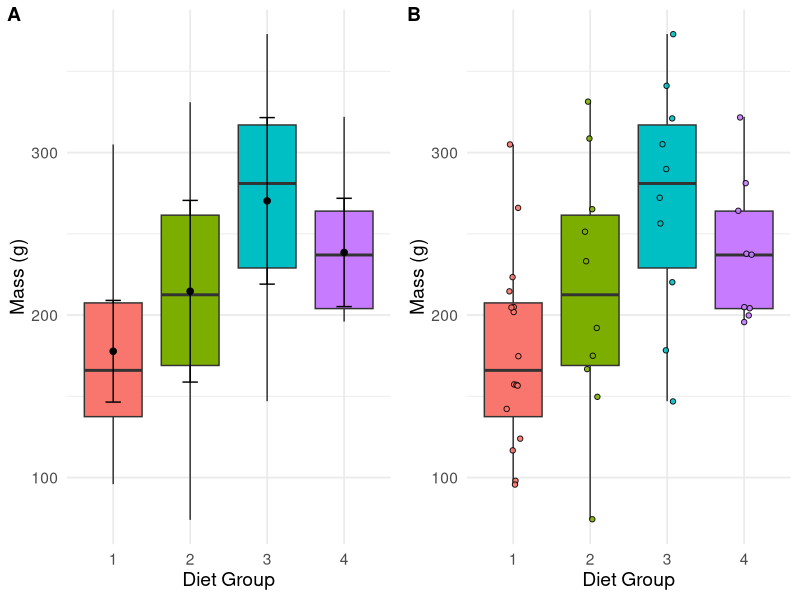
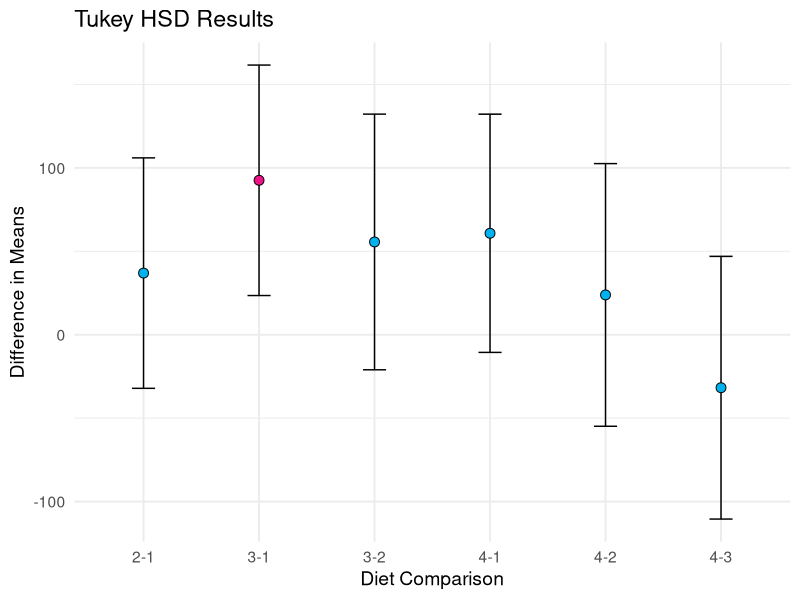

Generate these figures, in order, with R:
## ---- chunk 1
#| fig-cap: "Chick weight at day 21 by diet (boxplot with mean and CI)."
library(tidyverse)
library(ggpubr)

# Filter the data for Day 21
chicks <- as_tibble(ChickWeight)
chicks_day21 <- chicks %>% 
  filter(Time == 21)

# Create the plot
plt1 <- ggplot(chicks_day21, aes(x = Diet, y = weight, fill = Diet)) +
  geom_boxplot(alpha = 1.0, outlier.shape = NA) +
  stat_summary(fun = mean, geom = "point", shape = 20, size = 3, colour = "black") +
  stat_summary(fun.data = mean_cl_normal, geom = "errorbar", width = 0.2, colour = "black") +
  theme_minimal(base_size = 14) +
  labs(
    x = "Diet Group",
    y = "Mass (g)"
  ) +
  theme(legend.position = "none")

# Or one with the raw data points included
plt2 <- ggplot(chicks_day21, aes(x = Diet, y = weight, fill = Diet)) +
  geom_boxplot(alpha = 1.0, outlier.shape = NA) +
  geom_jitter(aes(fill = Diet), shape = 21, colour = "black", alpha = 0.9, width = 0.1) +
  theme_minimal(base_size = 14) +
  labs(
    x = "Diet Group",
    y = "Mass (g)"
  ) +
  theme(legend.position = "none")

# Arrange the plots side by side
ggarrange(plt1, plt2, ncol = 2, labels = c("A", "B")) +
  theme(plot.title = element_text(hjust = 0.5))
## ---- chunk 2
chicks.aov1 <- aov(weight ~ Diet, data = filter(chicks, Time == 21))
TukeyHSD(chicks.aov1)
## ---- chunk 3
#| fig-cap: "Tukey results as data frame."
# Create a data frame from the Tukey HSD results
tukey_results <- as.data.frame(TukeyHSD(chicks.aov1)$Diet)
tukey_results <- tukey_results %>%
  rownames_to_column(var = "Comparison")

# Create the plot
ggplot(tukey_results, aes(x = Comparison, y = diff)) +
  geom_errorbar(aes(ymin = lwr, ymax = upr), width = 0.2) +
  geom_point(aes(fill = `p adj` < 0.05), size = 3,
             colour = "black", shape = 21) +
  scale_fill_manual(values = c("deepskyblue2", "deeppink2"),
                     labels = c("Not Significant", "Significant")) +
  labs(
    x = "Diet Comparison",
    y = "Difference in Means",
    title = "Tukey HSD Results"
  ) +
  theme_minimal(base_size = 14) +
  theme(legend.position = "none")
